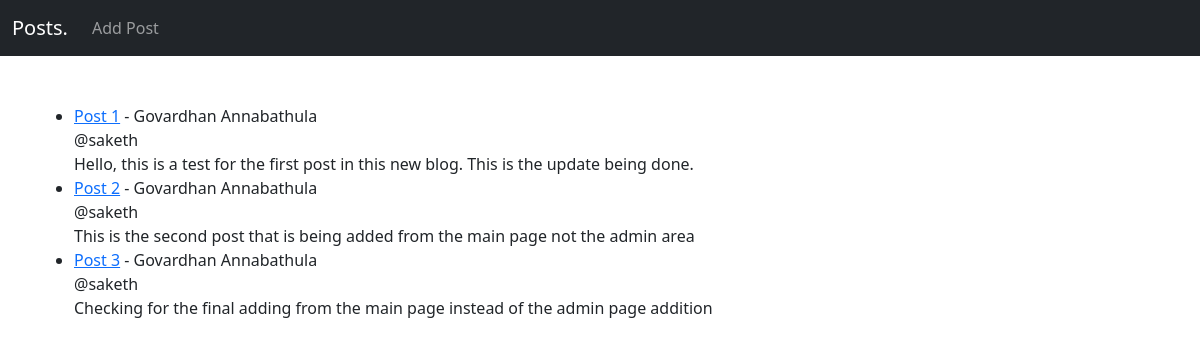
The page / on the database its author committed.
### startBlog/models.py (models this page shows, shortened)
class Post(models.Model):
    title = models.CharField(max_length=255)
    author = models.ForeignKey(User, on_delete=models.CASCADE) #If user is deleted then this removes all the posts from the user
    body = models.TextField()

### startBlog/views.py (the view)
# urls.py: path('', HomeView.as_view(), name="home"), #using the class views
class HomeView(ListView):
    model = Post
    template_name = 'home.html'

### startBlog/templates/home.html
{%  extends 'base.html' %}
{%  block content    %}
<br>
<ul>
{% for post in object_list %}
    <li><a href="{% url 'post-detail' post.pk %}">{{  post.title }}</a> - {{  post.author.first_name }} {{  post.author.last_name }} <br/>
        @{{  post.author }} <br/>
    {{  post.body   }}</li>
{% endfor %}
</ul>
{%  endblock    %}

### rows shown on the page
Post: title "Post 1", author.first_name "Govardhan", author.last_name "Annabathula", author "saketh", body "Hello, this is a test for the first post in this new blog. This is the update being done."
Post: title "Post 2", author.first_name "Govardhan", author.last_name "Annabathula", author "saketh", body "This is the second post that is being added from the main page not the admin area"
Post: title "Post 3", author.first_name "Govardhan", author.last_name "Annabathula", author "saketh", body "Checking for the final adding from the main page instead of the admin page addition"
